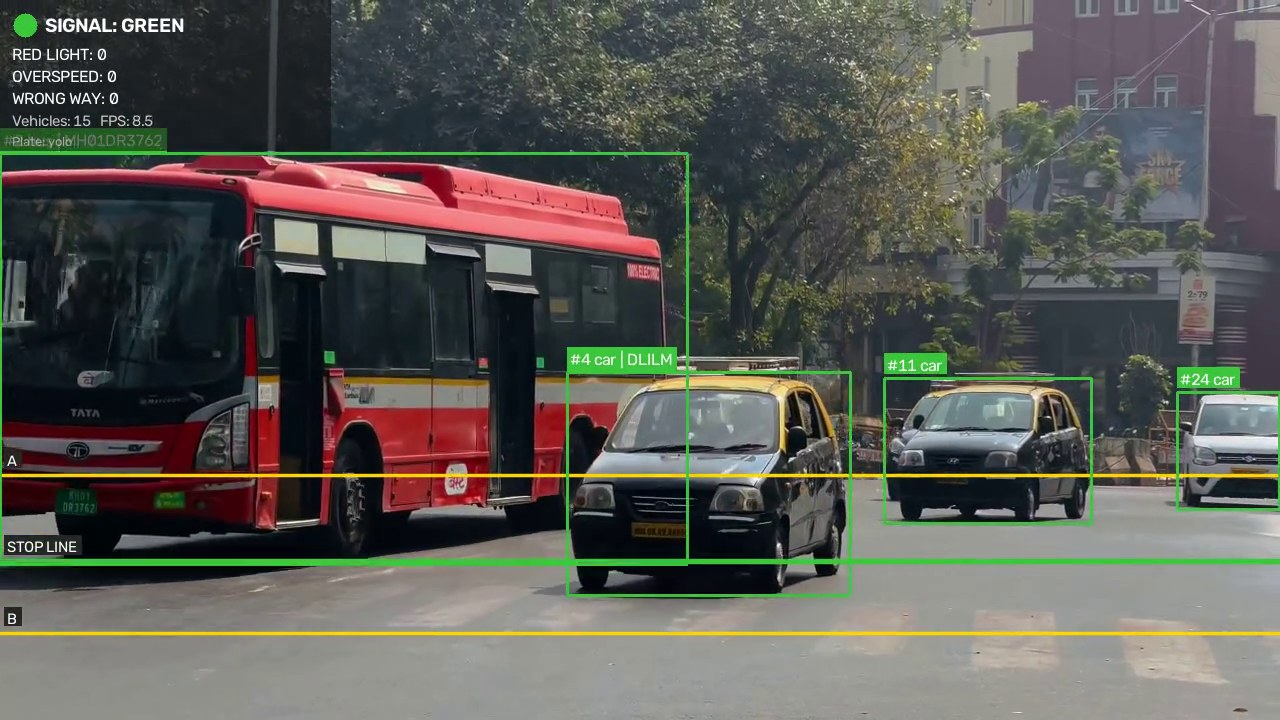
#> input picture submission/fig/frame_green.jpg, 1280 x 720 px
$ python -i ocr.py   (imports and definitions only)
#> lines starting #> are read from the running program, lines starting #| are printed output that depends on the picture
"""EasyOCR wrapper tuned for number plates (pre-processing + 1/2-line plates)."""

from __future__ import annotations

from dataclasses import dataclass
from typing import List, Optional, Sequence, Tuple

import cv2
import numpy as np

from .plate_text import normalize, score

ALNUM = "ABCDEFGHIJKLMNOPQRSTUVWXYZ0123456789"


@dataclass
class PlateRead:
    text: str                      # normalised plate text
    raw: str                       # raw OCR text
    conf: float                    # mean OCR confidence (0-1)
    valid: bool                    # matches the plate format
    score: float                   # voting weight
    box: Optional[Tuple[int, int, int, int]] = None  # plate box inside the vehicle crop
    crop: Optional[np.ndarray] = None                # plate image


# [15 lines left out: function preprocess, not called in this run]


def deskew(gray: np.ndarray, max_angle: float = 25.0, min_angle: float = 1.5) -> Optional[np.ndarray]:
    """Straighten a tilted plate using its long, near-horizontal edges (plate border, text baseline).

    Returns the rotated image, or None when the plate is already level or no angle can be found.
    """
    h, w = gray.shape[:2]
    if w < 40 or h < 15:
        return None
    edges = cv2.Canny(gray, 50, 150)
    lines = cv2.HoughLinesP(edges, 1, np.pi / 180, threshold=max(20, w // 4),
                            minLineLength=w // 3, maxLineGap=max(5, w // 30))
    if lines is None:
        return None
    angles, weights = [], []
    for x1, y1, x2, y2 in np.asarray(lines, dtype=np.float64).reshape(-1, 4):  # (N,1,4) in OpenCV 4, (N,4) in 5
        if x2 == x1:
            continue
        a = float(np.degrees(np.arctan2(y2 - y1, x2 - x1)))
        if a > 90:
            a -= 180
        elif a < -90:
            a += 180
        if abs(a) <= max_angle:
            angles.append(a)
            weights.append(np.hypot(x2 - x1, y2 - y1))
    if not angles:
        return None
    order = np.argsort(angles)
    cum = np.cumsum(np.asarray(weights)[order])
    angle = float(np.asarray(angles)[order][np.searchsorted(cum, cum[-1] / 2)])  # length-weighted median
    if abs(angle) < min_angle:
        return None
    m = cv2.getRotationMatrix2D((w / 2, h / 2), angle, 1.0)
    return cv2.warpAffine(gray, m, (w, h), flags=cv2.INTER_CUBIC, borderMode=cv2.BORDER_REPLICATE)


# [25 lines left out: function _merge_lines, not called in this run]


class PlateOCR:
    # [103 lines left out: functions __init__, read_plate, find_and_read, not called in this run]

>>> import cv2
>>> picture = cv2.imread('../submission/fig/frame_green.jpg', cv2.IMREAD_GRAYSCALE)
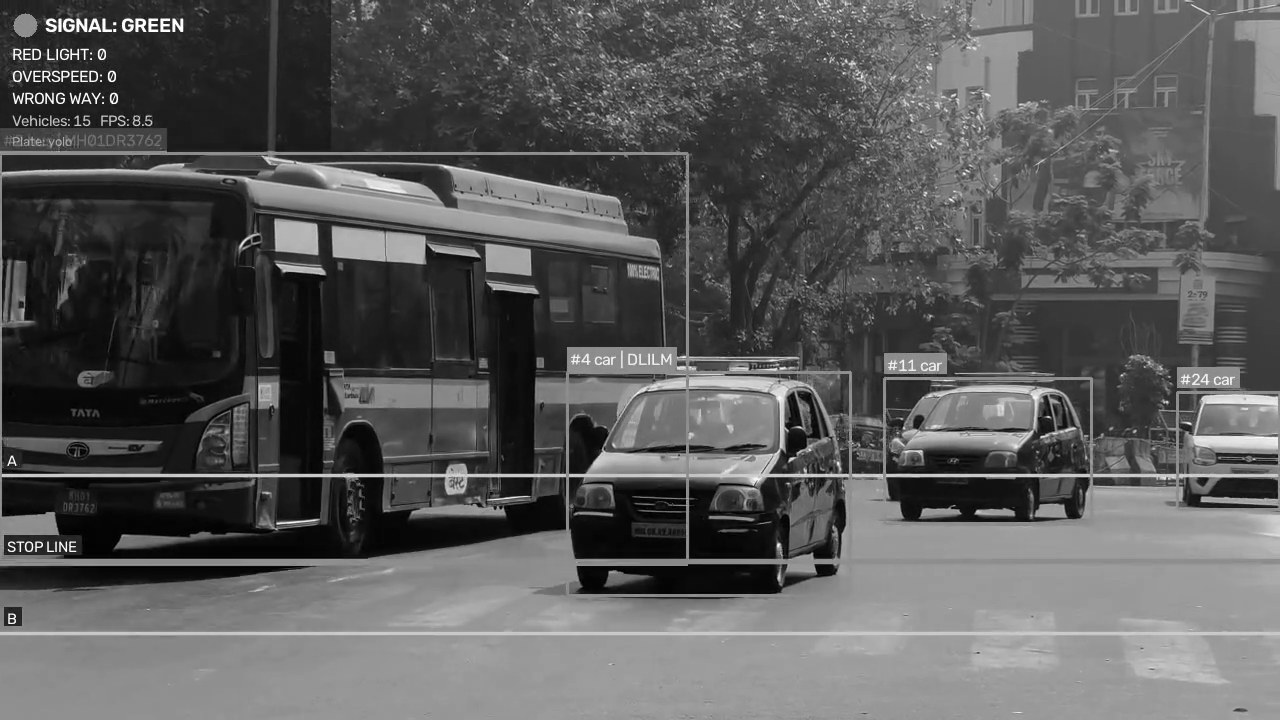
#> picture: shape (720, 1280); min 0, max 255, mean 90.1
>>> result = deskew(picture)
#> in deskew, `edges = cv2.Canny(gray, 50, 150)`:
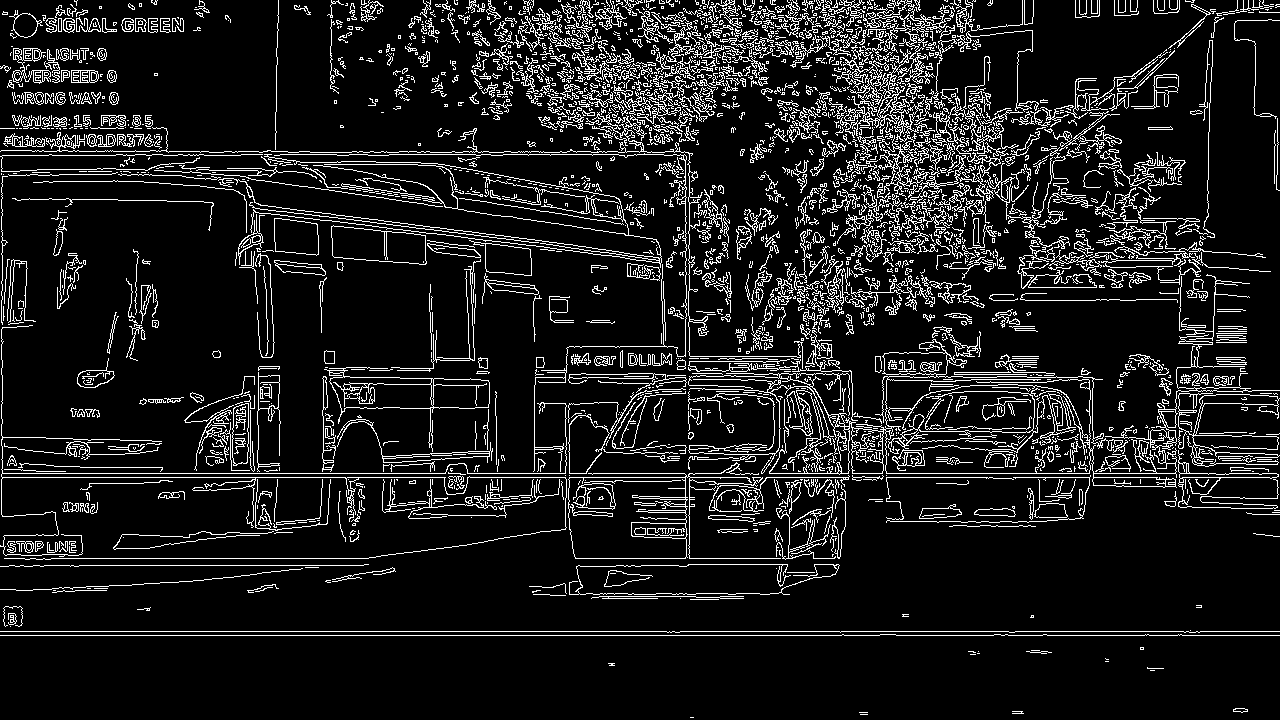
#> edges: shape (720, 1280); 10.8% white in thin lines or dots
#> in deskew, `lines = cv2.HoughLinesP(edges, 1, np.pi / 180, threshold=max(20, w // ..`: lines = [[0, 631, 1279, 631], [2, 473, 1276, 473], [2, 477, 1276, 477], [0, 635, 1279, 635], [116, 154, 692, 154], [0, 151, 684, 151], [157, 200, 977, 300], [475, 445, 923, 453], [168, 152, 688, 152]]
#> the loop in deskew, `for x1, y1, x2, y2 in np.asarray(lines, dtype=np.float64).reshape(-1, ..` made 9 passes
#> (x1, y1, x2, y2, a) on passes 1 to 9: (0, 631, 1279, 631, 0), (2, 473, 1276, 473, 0), (2, 477, 1276, 477, 0), (0, 635, 1279, 635, 0), (116, 154, 692, 154, 0), (0, 151, 684, 151, 0), (157, 200, 977, 300, 6.95), (475, 445, 923, 453, 1.02), (168, 152, 688, 152, 0)
#> after the loop in deskew, `for x1, y1, x2, y2 in np.asarray(lines, dtype=np.float64).reshape(-1, ..`: angles = [0, 0, 0, 0, 0, 0, 6.95, 1.02, 0]; weights = [1279, 1274, 1274, 1279, 576, 684, 826.1, 448.1, 520]
#> in deskew, `order = np.argsort(angles)`: order = [0, 1, 2, 3, 4, 5, 8, 7, 6]
#> in deskew, `cum = np.cumsum(np.asarray(weights)[order])`: cum = [1279, 2553, 3827, 5106, 5682, 6366, 6886, 7334.1, 8160.1]
#> in deskew, `angle = float(np.asarray(angles)[order][np.searchsorted(cum, cum[-1] /..`: angle = 0

$ run again, on submission/fig/frame_red.jpg
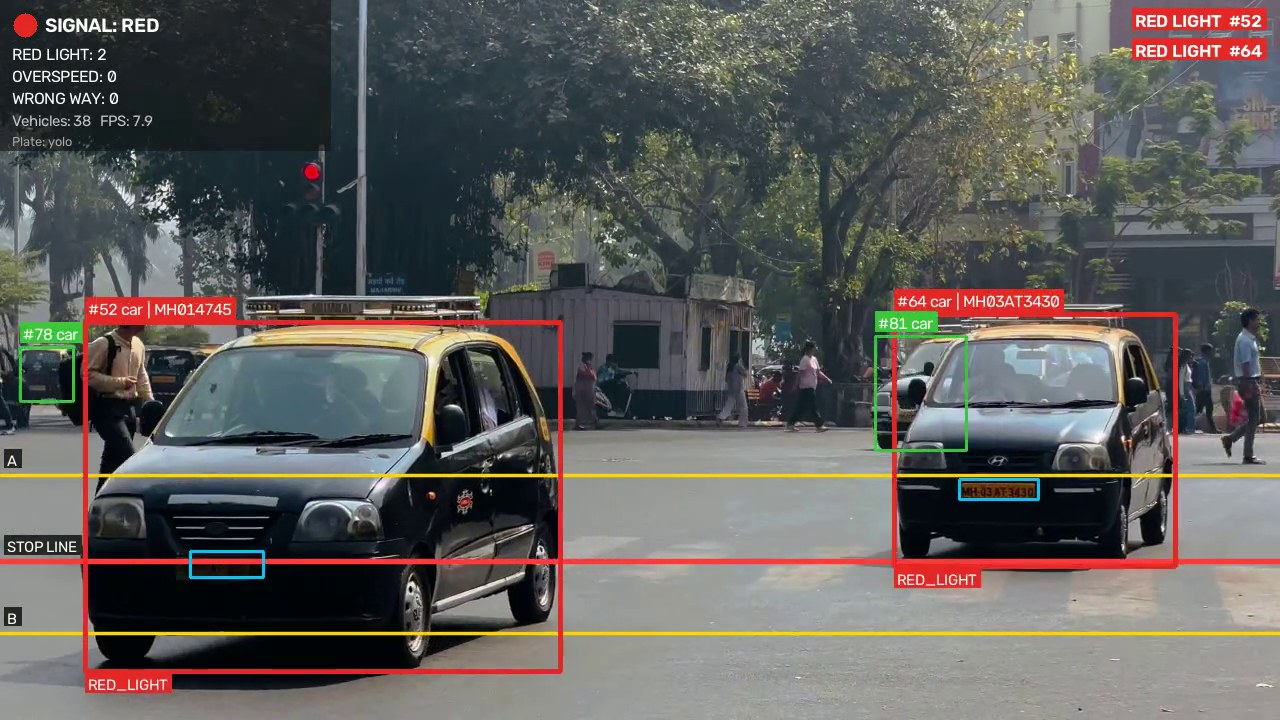
#> input picture submission/fig/frame_red.jpg, 1280 x 720 px
#> `picture = cv2.imread('../submission/fig/frame_green.jpg', cv2.IMREAD_G..`:
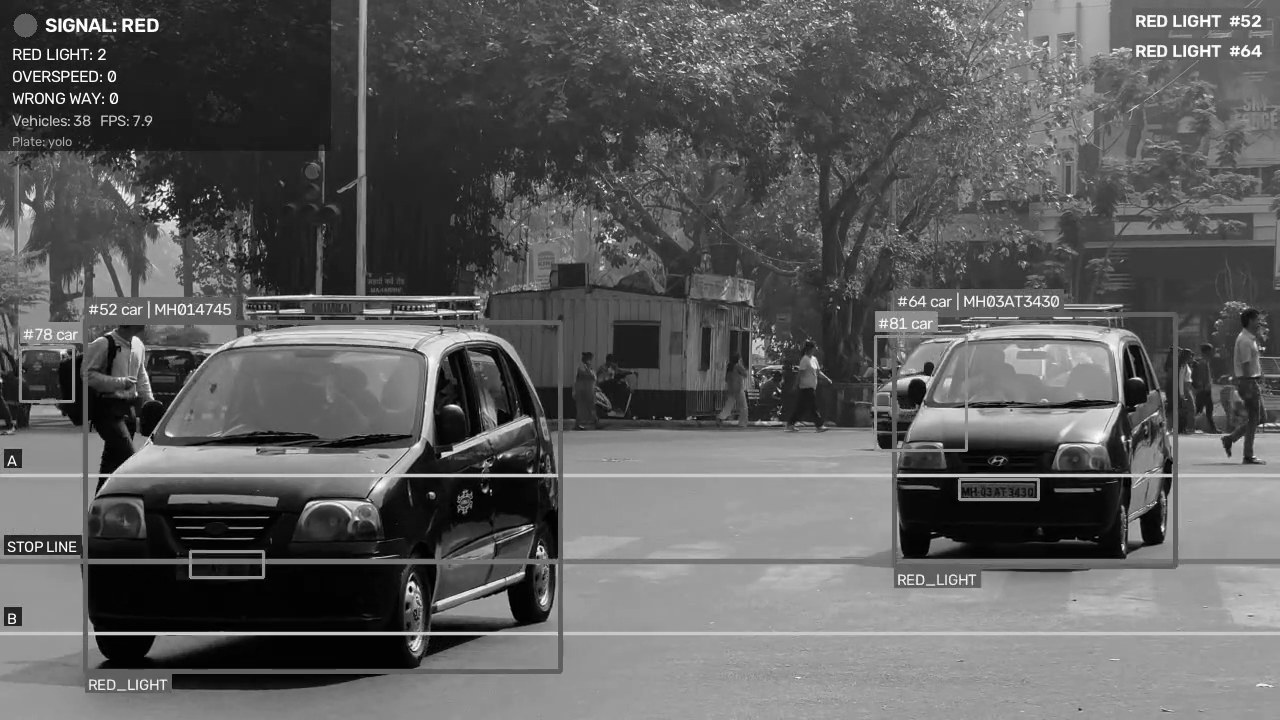
#> picture: shape (720, 1280); min 0, max 255, mean 93.8
#> in deskew, `edges = cv2.Canny(gray, 50, 150)`:
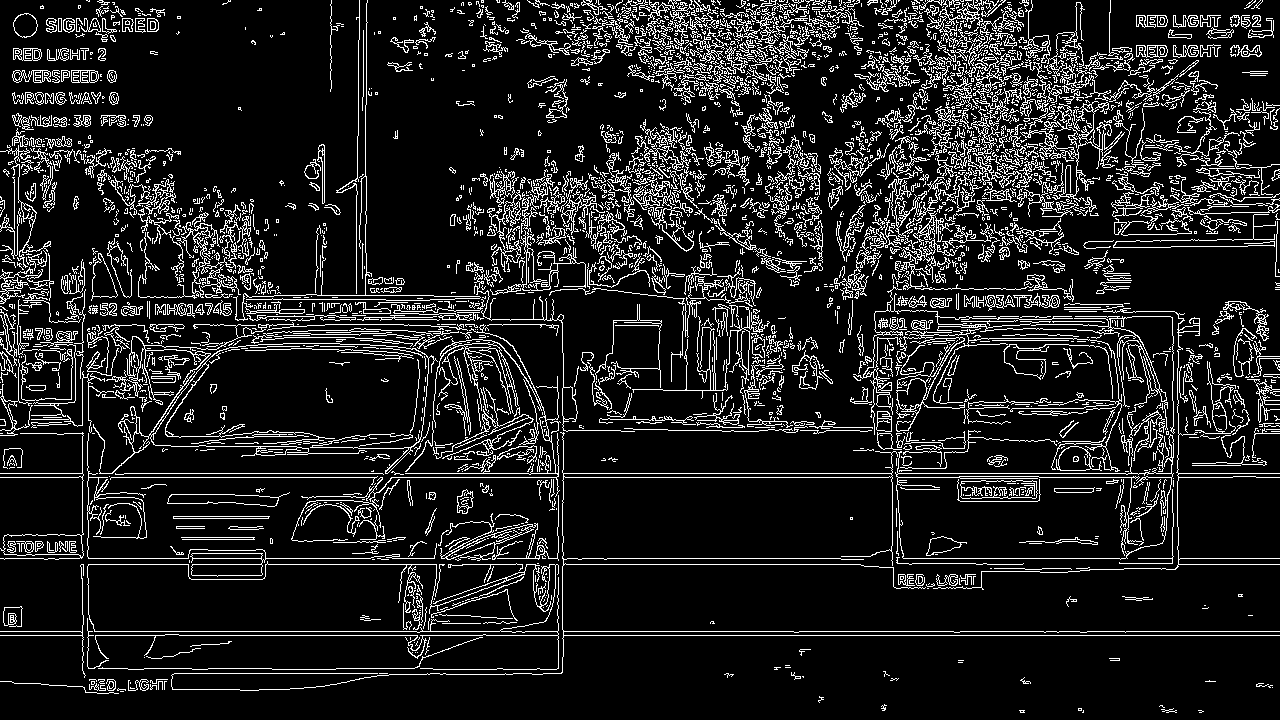
#> edges: shape (720, 1280); 12.4% white in thin lines or dots
#> lines = 18 rows, first 6: [0, 631, 1279, 631], [0, 473, 1279, 473], [0, 635, 1279, 635], [0, 477, 959, 477], [0, 558, 840, 558], [81, 564, 911, 564]
#> the loop in deskew, `for x1, y1, x2, y2 in np.asarray(lines, dtype=np.float64).reshape(-1, ..` made 18 passes
#> (x1, y1, x2, y2, a) on passes 1 to 8: (0, 631, 1279, 631, 0), (0, 473, 1279, 473, 0), (0, 635, 1279, 635, 0), (0, 477, 959, 477, 0), (0, 558, 840, 558, 0), (81, 564, 911, 564, 0), (82, 324, 562, 324, 0), (1, 310, 561, 320, 1.02)
#> after the loop in deskew, `for x1, y1, x2, y2 in np.asarray(lines, dtype=np.float64).reshape(-1, ..`: angles = [0, 0, 0, 0, 0, 0, 0, 1.02, -18, -17.95, -1.02, -17.98, -11.97, -11.97, -1.07, 1.07, -2.06, -16.97]; weights = [1279, 1279, 1279, 959, 840, 830, 480, 560.1, 838, 827.3, 783.1, 835.8, 935.3, 935.3, 482.1, 429.1, 501.3, 839.5]
#> order = 18 values, max 17 at index 3, min 0 at index 15, mean 8.5
#> cum = 18 values from 838 to 14913
#> angle = 0

$ run again, on submission/fig/plates.jpg
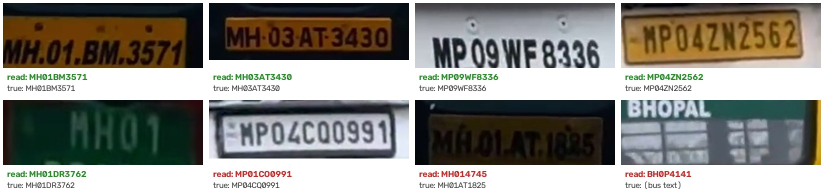
#> input picture submission/fig/plates.jpg, 1648 x 388 px (shown at 1/2 size)
#> `picture = cv2.imread('../submission/fig/frame_green.jpg', cv2.IMREAD_G..`:
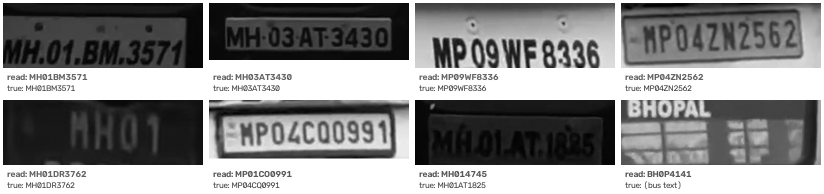
#> picture: shape (388, 1648) (shown at 1/2 size); min 0, max 255, mean 139.9
#> in deskew, `edges = cv2.Canny(gray, 50, 150)`:
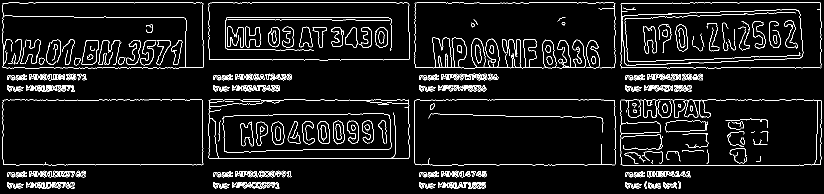
#> edges: shape (388, 1648) (shown at 1/2 size); 5.7% white in thin lines or dots
#> lines = [[17, 5, 1227, 5], [830, 135, 1641, 135], [8, 199, 1627, 199], [6, 200, 913, 200], [6, 119, 1255, 119]]
#> the loop in deskew, `for x1, y1, x2, y2 in np.asarray(lines, dtype=np.float64).reshape(-1, ..` made 5 passes
#> after the loop in deskew, `for x1, y1, x2, y2 in np.asarray(lines, dtype=np.float64).reshape(-1, ..`: angles = [0, 0, 0, 0, 0]; weights = [1210, 811, 1619, 907, 1249]
#> order = [0, 1, 2, 3, 4]
#> cum = [1210, 2021, 3640, 4547, 5796]
#> angle = 0

$ run again, on submission/fig/violations.jpg
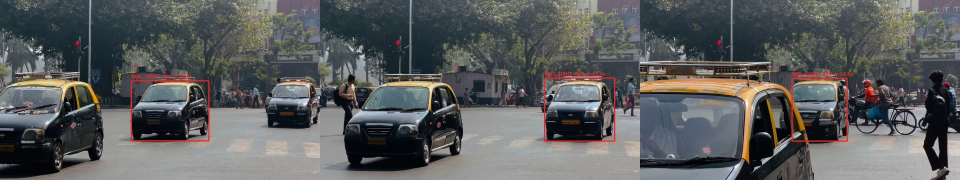
#> input picture submission/fig/violations.jpg, 1920 x 360 px (shown at 1/2 size)
#> `picture = cv2.imread('../submission/fig/frame_green.jpg', cv2.IMREAD_G..`:
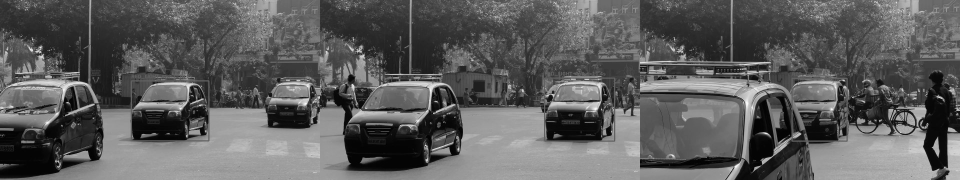
#> picture: shape (360, 1920) (shown at 1/2 size); min 0, max 255, mean 93
#> in deskew, `edges = cv2.Canny(gray, 50, 150)`:
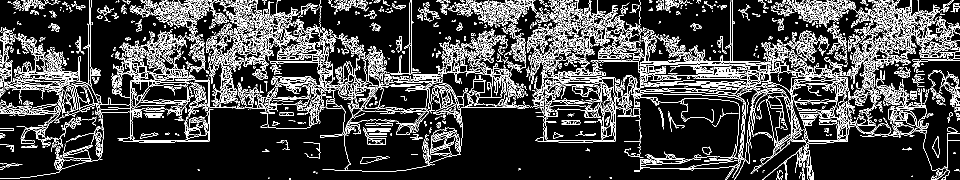
#> edges: shape (360, 1920) (shown at 1/2 size); 15.5% white in thin lines or dots
#> lines = 15 rows, first 6: [4, 154, 1916, 188], [151, 86, 1896, 147], [5, 176, 1197, 134], [844, 175, 1919, 194], [7, 144, 1919, 177], [0, 145, 1913, 179]
#> the loop in deskew, `for x1, y1, x2, y2 in np.asarray(lines, dtype=np.float64).reshape(-1, ..` made 15 passes
#> (x1, y1, x2, y2, a) on passes 1 to 8: (4, 154, 1916, 188, 1.02), (151, 86, 1896, 147, 2), (5, 176, 1197, 134, -2.02), (844, 175, 1919, 194, 1.01), (7, 144, 1919, 177, 0.989), (0, 145, 1913, 179, 1.02), (2, 142, 1900, 76, -1.99), (6, 97, 1845, 129, 0.997)
#> after the loop in deskew, `for x1, y1, x2, y2 in np.asarray(lines, dtype=np.float64).reshape(-1, ..`: angles = [1.02, 2, -2.02, 1.01, 0.989, 1.02, -1.99, 0.997, 1.02, -4.01, -4.02, 0.95, 1.05, 1, 0.967]; weights = [1912.3, 1746.1, 1192.7, 1075.2, 1912.3, 1913.3, 1899.1, 1839.3, 1914.3, 873.1, 1182.9, 965.1, 822.1, 1313.2, 770.1]
#> order = [10, 9, 2, 6, 11, 14, 4, 7, 13, 3, 8, 5, 0, 12, 1]
#> cum = [1182.9, 2056, 3248.8, 5147.9, 6113.1, 6883.2, 8795.5, 10634.7, 11947.9, 13023.1, 14937.4, 16850.7, 18763, 19585.2, 21331.2]
#> angle = 1
